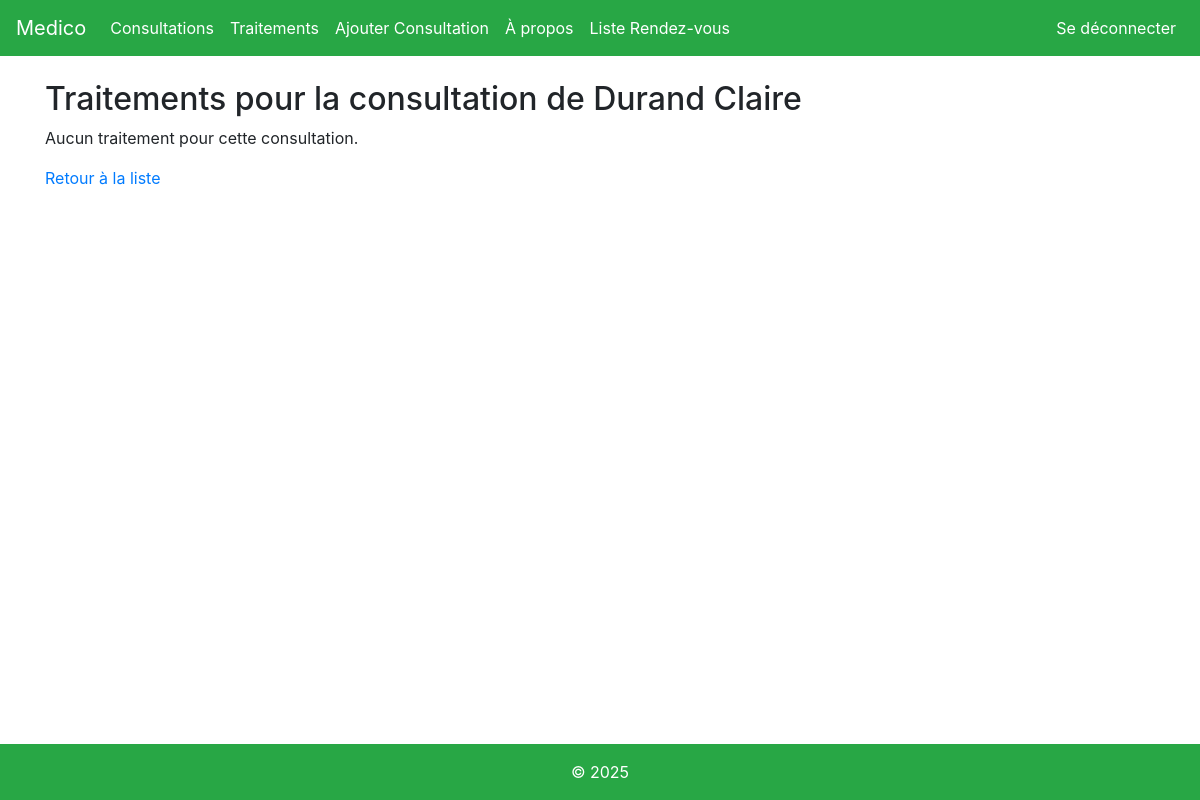
/consultation/6/traitements/ (signed in), run on an earlier commit of the app's database.
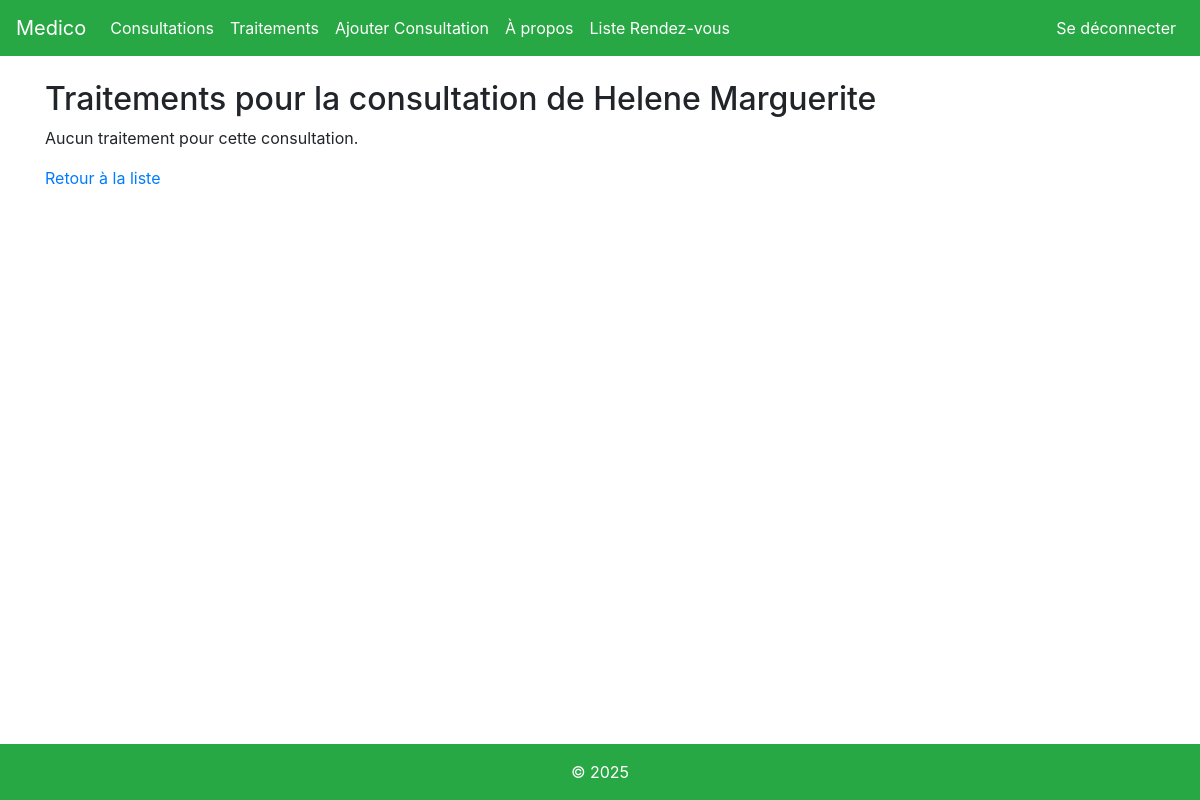
And on a later commit of the database.
### medico/models.py (models this page shows)
class Consultation(models.Model):
    GENRE_CHOIX = [('F', "Femme"), ('H', "Homme")]
    patient_nom = models.CharField(max_length=40, null=False)
    patient_prenom = models.CharField(max_length=30, null=False)
    patient_genre = models.CharField(max_length=1, null=False, choices=GENRE_CHOIX)
    patient_age = models.IntegerField(null=False)
    description = models.TextField(null=False)
    date_consultation = models.DateField(null=False)

### medico/views.py (the view)
# urls.py: path('consultation/<int:consultationID>/traitements/', views.suppression_traitement, name='suppression_traitement'), # URL page suppression traitements d'une consultation
def suppression_traitement(request, consultationID): # Vue pour la page de suppression des traitements d'une consultation
    permission = checkpermissions(request)
    if permission:
        return permission
    consultation = get_object_or_404(Consultation, pk=consultationID)
    traitements = consultation.traitement_set.all()
    return render(request, "medico/suppression_traitement.html",{"consultation": consultation,
                                                                          "traitements": traitements})

### medico/views.py (called while the page is built)
def checkpermissions(request):
    if not (request.session.get('is_doctor') or request.session.get('is_admin')):
        return redirect('about')

### medico/templates/medico/suppression_traitement.html (shortened to what this page needs)
{% extends 'medico/main.html'%}
{% load django_bootstrap5 %}
{% block content %}
<!DOCTYPE html>
<html lang="fr">
<head>
</head>
<body>
    <h2>Traitements pour la consultation de {{ consultation.patient_nom }} {{ consultation.patient_prenom }}</h2>
    {% if traitements %}
    <table class="table table-striped table-bordered">
        <thead class="table-dark">
            <tr>
            <th>Medicament</th>
            <th>Quantite</th>
            <th>Contenant</th>
            <th>Duree en jour</th>
            <th>Effets secondaires</th>
                <th>Actions</th>
            </tr>
        </thead>
        <tbody>
            {% for traitement in traitements %}
            <tr>
                <td>{{ traitement.medicament }}</td>
                <td>{{ traitement.quantite }}</td>
                <td>{{ traitement.contenant }}</td>
                <td>{{ traitement.duree }}</td>
                <td>{{ traitement.effects_secondaires}}</td>
                <td class="text-center align-middle">
                    <div class="btn-group btn-group-sm" role="group">
                        <a class="btn btn-danger btn-sm" href="{% url 'delete_traitement' traitement.id %}">Supprimer</a>
                    </div>
                </td>
            </tr>
            {% endfor %}
        </tbody>
    </table>
    {% else %}
    <p>Aucun traitement pour cette consultation.</p>
    {% endif %}
    <div class="mt-3">
        <a href="{% url 'listeconsultations'   %}"> Retour à la liste</a>
    </div>
</body>
</html>
{% endblock %}

What changed in the data, as far as the page shows it:
changed Consultation: patient_nom "Durand" → "Helene"; patient_prenom "Claire" → "Marguerite"
